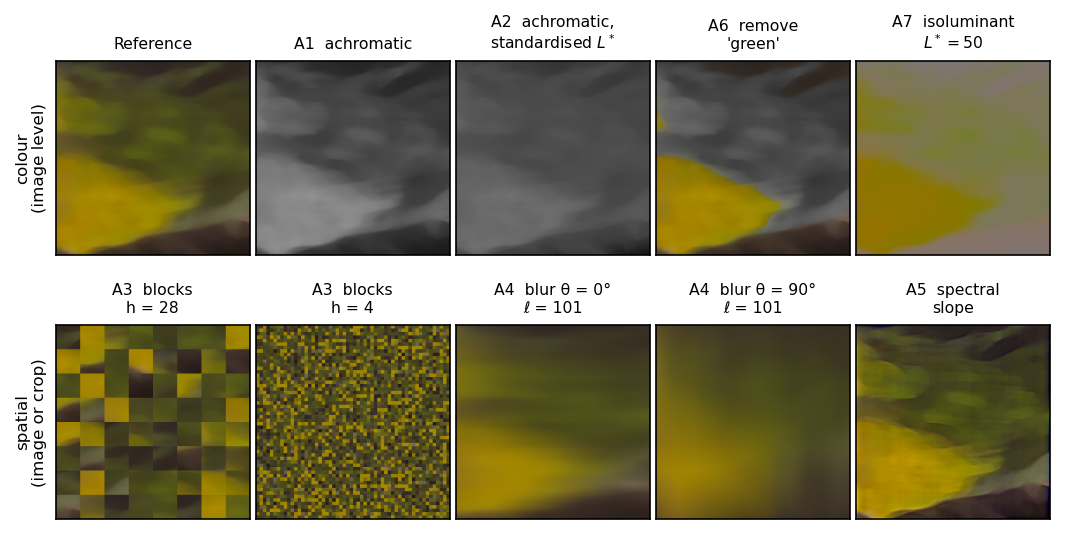
#> input picture docs/figures/ablations.png, 1065 x 534 px
$ python -i fig_methods.py   (imports and definitions only)
#> lines starting #> are read from the running program, lines starting #| are printed output that depends on the picture; after the words box and inside, x2 and y2 are one past the last pixel; in counts of white or black regions, pixels touching at a corner belong together
### src/ablations/combinations.py
from __future__ import annotations

from itertools import combinations
from typing import Dict, FrozenSet, List, Optional, Tuple

import numpy as np

from .common import ALL_CODES, Condition, is_admissible

# ── Admissible combinations ──────────────────────────────────────────────────
K_PROBABILITIES = {0: 0.20, 1: 0.40, 2: 0.30, 3: 0.10}


# Admissible ablation pools by number of ablations (0, 1, 2, 3)
def admissible_by_size() -> Dict[int, List[frozenset]]:
    by_size: Dict[int, List[frozenset]] = {k: [] for k in K_PROBABILITIES}
    for k in K_PROBABILITIES:
        for combo in combinations(ALL_CODES, k):
            # immutable set
            codes = frozenset(combo)
            if is_admissible(codes):
                by_size[k].append(codes)
    return by_size


_ADMISSIBLE_BY_SIZE = admissible_by_size()


# ── Drawing a condition ──────────────────────────────────────────────────────
# Draw a condition; enabled_codes restricts the draw (demos only: it changes the marginals)
# [44 lines left out: functions draw_condition, all_admissible_conditions, marginal_inclusion_probabilities, not called in this run]

### src/ablations/common.py
from __future__ import annotations

from dataclasses import dataclass, field
from typing import Dict, FrozenSet, Optional

# ── Ablation codes ───────────────────────────────────────────────────────────
# Mutually exclusive CIELAB ablations: at most one per bag, replaces the preparation step
CIELAB_EXCLUSIVE_GROUP: FrozenSet[str] = frozenset({"A1", "A2", "A6", "A7"})

ALL_CODES = ("A1", "A2", "A3", "A4", "A5", "A6", "A7")

# Where each ablation acts: 'image' = whole canvas before cropping, 'crop' = each 224 px crop
INSERTION_LEVEL = {
    "A1": "image",  # step 0 — deterministic given the specimen, cached, replaces the source read
    "A2": "image",  # step 0 — same reasoning, cached from the start
    "A3": "crop",   # step 7, last spatial operation
    "A4": "image",  # step 4, before cropping (needs real neighbourhood)
    "A5": "crop",   # step 8, last intensity operation
    "A6": "image",  # step 1 — the only CIELAB-exclusive ablation still computed online (category drawn per bag)
    "A7": "image",  # step 0 — deterministic given the specimen, cached, replaces the source read
}

# Parameters drawn once per bag (shared by the 16 crops) or once per crop
DRAWN_PER = {
    "A1": None,
    "A2": None,
    "A3": "bag",   # block side per bag; the permutation itself is drawn per crop
    "A4": "bag",
    "A5": "crop",  # slope jitter drawn per crop; the target also depends on crop size
    "A6": "bag",
    "A7": None,
}


# ── Condition ────────────────────────────────────────────────────────────────
# Set of active ablations for one bag; empty = reference. The chain applies them in a fixed order
@dataclass(frozen=True)
class Condition:
    active: FrozenSet[str] = field(default_factory=frozenset)

    def __contains__(self, code: str) -> bool:
        return code in self.active

    def __len__(self) -> int:
        return len(self.active)

    def __str__(self) -> str:
        return "reference" if not self.active else "+".join(sorted(self.active))

    # The active CIELAB-exclusive ablation, if any (@property: c.cielab_member without parentheses)
    # [4 lines left out: function cielab_member, not called in this run]


# Admissible iff at most one of the four mutually exclusive CIELAB ablations
def is_admissible(codes: FrozenSet[str]) -> bool:
    return len(codes & CIELAB_EXCLUSIVE_GROUP) <= 1

### scripts/fig_methods.py
#!/usr/bin/env python3
# Methods figures: crop sampling (fig. crop system) and the seven ablations on one crop.
# Runs the real training chain (src/chain.build_bag) on segmented PNGs rebuilt into the NPY format.
from __future__ import annotations

import argparse
import sys
from pathlib import Path

import cv2
import matplotlib
import numpy as np
from PIL import Image

# [1 line not run here, left out]
import matplotlib.pyplot as plt
from matplotlib.patches import Rectangle

REPO = Path(__file__).resolve().parents[1]
sys.path.insert(0, str(REPO))

from src import chain, npy_io, sampling  # noqa: E402
from src.ablations import combinations, a1_gray_lstar, a2_gray_standardized, a6_colour_removal, a7_chroma_only  # noqa: E402
from src.ablations.common import Condition  # noqa: E402

# ── Settings ─────────────────────────────────────────────────────────────────
CANVAS = 2024
CROP_SIZES = (128, 224)
COLOURS = {128: "#E8833A", 224: "#2F6DB5"}
LEAF = "NEW_Segmented-Aves-Back-NPY"


# ── Specimen in the training format ──────────────────────────────────────────
# Segmented RGBA PNG -> (2024, 2024, 3) uint8 canvas: bbox spans the full width, black background
def png_to_canvas(png: Path) -> np.ndarray:
#> called with png = '../docs/figures/ablations.png'
    rgba = np.asarray(Image.open(png).convert("RGBA"))
#> rgba is the input picture: shape (534, 1065, 4); mean R, G, B, A 141.8, 137, 109, 255
    alpha = rgba[..., 3] > 127
#> alpha: shape (534, 1065) bool; every value is 1
    ys, xs = np.nonzero(alpha)
    rgba = rgba[ys.min() : ys.max() + 1, xs.min() : xs.max() + 1]
    alpha = alpha[ys.min() : ys.max() + 1, xs.min() : xs.max() + 1]

    scale = CANVAS / rgba.shape[1]
#> scale = 1.9
    h = int(round(rgba.shape[0] * scale))
#> h = 1015
    interp = cv2.INTER_AREA if scale < 1 else cv2.INTER_CUBIC
#> interp = 2
    rgb = cv2.resize(np.ascontiguousarray(rgba[..., :3]), (CANVAS, h), interpolation=interp)
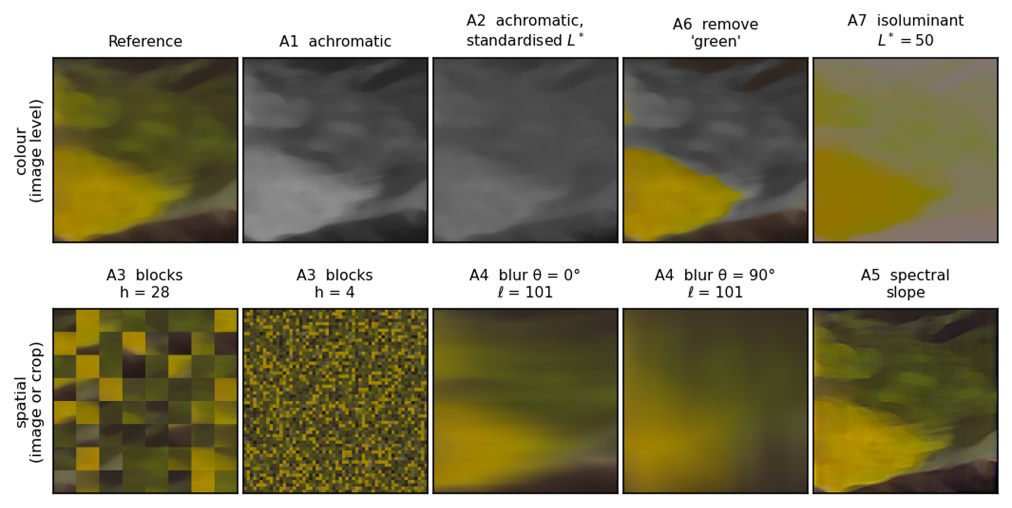
#> rgb: shape (1015, 2024, 3) (shown at 1/2 size); mean R, G, B 141.5, 136.7, 108.7
    fg = cv2.resize(alpha.astype(np.uint8), (CANVAS, h), interpolation=cv2.INTER_NEAREST).astype(bool)
#> fg: shape (1015, 2024) bool; every value is 1

    # The mask is "non-zero pixels": background to 0, plumage never exactly 0
    rgb[~fg] = 0
    rgb[fg & ~rgb.any(axis=-1)] = 1
#> rgb: shape (1015, 2024, 3); 0.1% of pixels changed, all inside (x1, y1, x2, y2) = (29, 29, 1997, 988)

    canvas = np.zeros((CANVAS, CANVAS, 3), dtype=np.uint8)
    y0 = (CANVAS - h) // 2
#> y0 = 504
    canvas[y0 : y0 + h] = rgb
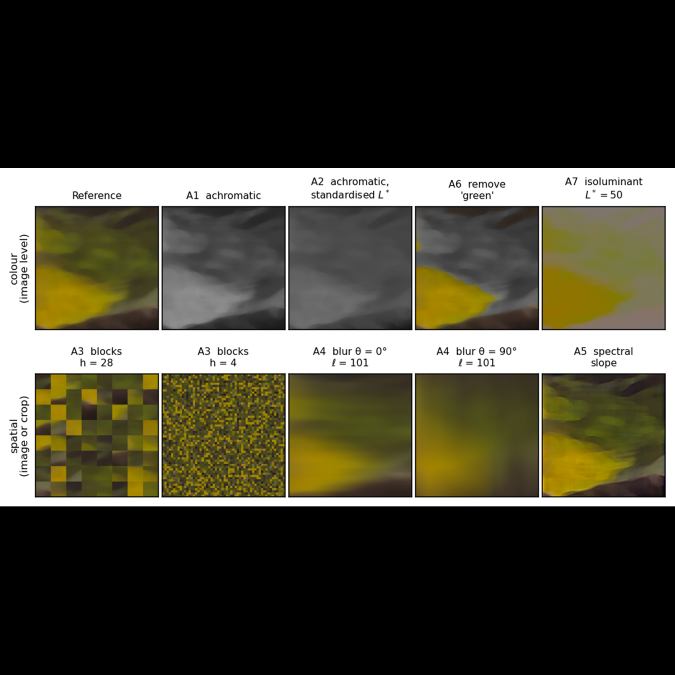
#> canvas: shape (2024, 2024, 3) (shown at 1/3 size); mean R, G, B 70.9, 68.6, 54.5
    return canvas


# Candidate table: every top-left corner whose PxP window lies 100% in the mask, 1 px step
# (the cell-id block of the format is unused by the sampler, written as zeros)
# [239 lines left out: functions candidate_payload, a2_population, write_specimen, bag, draw_admissible, online_bags and 4 more, not called in this run]


# [2 lines not run here, left out]

>>> result = png_to_canvas('../docs/figures/ablations.png')
